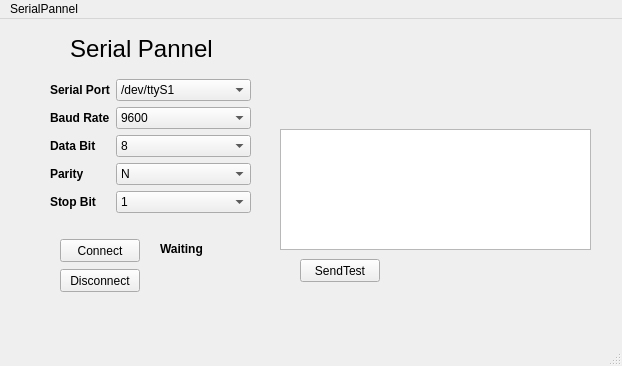
<?xml version="1.0" encoding="UTF-8"?>
<ui version="4.0">
 <class>MainWindow</class>
 <widget class="QMainWindow" name="MainWindow">
  <property name="geometry">
   <rect>
    <x>0</x>
    <y>0</y>
    <width>622</width>
    <height>366</height>
   </rect>
  </property>
  <property name="windowTitle">
   <string>MainWindow</string>
  </property>
  <widget class="QWidget" name="centralwidget">
   <widget class="QLabel" name="title">
    <property name="geometry">
     <rect>
      <x>70</x>
      <y>10</y>
      <width>161</width>
      <height>41</height>
     </rect>
    </property>
    <property name="text">
     <string>&lt;html&gt;&lt;head/&gt;&lt;body&gt;&lt;p&gt;&lt;span style=&quot; font-size:18pt;&quot;&gt;Serial Pannel&lt;/span&gt;&lt;/p&gt;&lt;/body&gt;&lt;/html&gt;</string>
    </property>
    <property name="textFormat">
     <enum>Qt::AutoText</enum>
    </property>
    <property name="scaledContents">
     <bool>false</bool>
    </property>
   </widget>
   <widget class="QPushButton" name="pushButton">
    <property name="geometry">
     <rect>
      <x>60</x>
      <y>220</y>
      <width>80</width>
      <height>23</height>
     </rect>
    </property>
    <property name="text">
     <string>Connect</string>
    </property>
   </widget>
   <widget class="QLabel" name="waitinglabel">
    <property name="geometry">
     <rect>
      <x>160</x>
      <y>220</y>
      <width>81</width>
      <height>21</height>
     </rect>
    </property>
    <property name="text">
     <string>&lt;html&gt;&lt;head/&gt;&lt;body&gt;&lt;p&gt;&lt;span style=&quot; font-weight:600;&quot;&gt;Waiting&lt;/span&gt;&lt;/p&gt;&lt;/body&gt;&lt;/html&gt;</string>
    </property>
   </widget>
   <widget class="QWidget" name="led_widget" native="true">
    <property name="geometry">
     <rect>
      <x>280</x>
      <y>60</y>
      <width>311</width>
      <height>41</height>
     </rect>
    </property>
   </widget>
   <widget class="QTextEdit" name="serial_message">
    <property name="geometry">
     <rect>
      <x>280</x>
      <y>110</y>
      <width>311</width>
      <height>121</height>
     </rect>
    </property>
   </widget>
   <widget class="QPushButton" name="pushButton_2">
    <property name="geometry">
     <rect>
      <x>60</x>
      <y>250</y>
      <width>80</width>
      <height>23</height>
     </rect>
    </property>
    <property name="text">
     <string>Disconnect</string>
    </property>
   </widget>
   <widget class="QPushButton" name="pushButton_3">
    <property name="geometry">
     <rect>
      <x>300</x>
      <y>240</y>
      <width>80</width>
      <height>23</height>
     </rect>
    </property>
    <property name="text">
     <string>SendTest</string>
    </property>
   </widget>
   <widget class="QWidget" name="">
    <property name="geometry">
     <rect>
      <x>50</x>
      <y>60</y>
      <width>201</width>
      <height>151</height>
     </rect>
    </property>
    <layout class="QFormLayout" name="formLayout">
     <item row="0" column="0">
      <widget class="QLabel" name="title_2">
       <property name="text">
        <string>&lt;html&gt;&lt;head/&gt;&lt;body&gt;&lt;p&gt;&lt;span style=&quot; font-weight:600;&quot;&gt;Serial Port&lt;/span&gt;&lt;/p&gt;&lt;/body&gt;&lt;/html&gt;</string>
       </property>
      </widget>
     </item>
     <item row="0" column="1">
      <widget class="QComboBox" name="serial_port">
       <item>
        <property name="text">
         <string>/dev/ttyS1</string>
        </property>
       </item>
      </widget>
     </item>
     <item row="1" column="0">
      <widget class="QLabel" name="title_3">
       <property name="text">
        <string>&lt;html&gt;&lt;head/&gt;&lt;body&gt;&lt;p&gt;&lt;span style=&quot; font-weight:600;&quot;&gt;Baud Rate&lt;/span&gt;&lt;/p&gt;&lt;/body&gt;&lt;/html&gt;</string>
       </property>
      </widget>
     </item>
     <item row="1" column="1">
      <widget class="QComboBox" name="baud_rate">
       <property name="currentIndex">
        <number>1</number>
       </property>
       <item>
        <property name="text">
         <string>4800</string>
        </property>
       </item>
       <item>
        <property name="text">
         <string>9600</string>
        </property>
       </item>
       <item>
        <property name="text">
         <string>14400</string>
        </property>
       </item>
       <item>
        <property name="text">
         <string>19200</string>
        </property>
       </item>
       <item>
        <property name="text">
         <string>38400</string>
        </property>
       </item>
       <item>
        <property name="text">
         <string>56000</string>
        </property>
       </item>
       <item>
        <property name="text">
         <string>57600</string>
        </property>
       </item>
       <item>
        <property name="text">
         <string>115200</string>
        </property>
       </item>
      </widget>
     </item>
     <item row="2" column="0">
      <widget class="QLabel" name="title_4">
       <property name="text">
        <string>&lt;html&gt;&lt;head/&gt;&lt;body&gt;&lt;p&gt;&lt;span style=&quot; font-weight:600;&quot;&gt;Data Bit&lt;/span&gt;&lt;/p&gt;&lt;/body&gt;&lt;/html&gt;</string>
       </property>
      </widget>
     </item>
     <item row="2" column="1">
      <widget class="QComboBox" name="data_bit">
       <property name="currentText">
        <string>8</string>
       </property>
       <property name="currentIndex">
        <number>3</number>
       </property>
       <item>
        <property name="text">
         <string>5</string>
        </property>
       </item>
       <item>
        <property name="text">
         <string>6</string>
        </property>
       </item>
       <item>
        <property name="text">
         <string>7</string>
        </property>
       </item>
       <item>
        <property name="text">
         <string>8</string>
        </property>
       </item>
      </widget>
     </item>
     <item row="3" column="0">
      <widget class="QLabel" name="title_5">
       <property name="text">
        <string>&lt;html&gt;&lt;head/&gt;&lt;body&gt;&lt;p&gt;&lt;span style=&quot; font-weight:600;&quot;&gt;Parity&lt;/span&gt;&lt;/p&gt;&lt;/body&gt;&lt;/html&gt;</string>
       </property>
      </widget>
     </item>
     <item row="3" column="1">
      <widget class="QComboBox" name="parity">
       <item>
        <property name="text">
         <string>N</string>
        </property>
       </item>
       <item>
        <property name="text">
         <string>E</string>
        </property>
       </item>
       <item>
        <property name="text">
         <string>O</string>
        </property>
       </item>
      </widget>
     </item>
     <item row="4" column="0">
      <widget class="QLabel" name="title_6">
       <property name="text">
        <string>&lt;html&gt;&lt;head/&gt;&lt;body&gt;&lt;p&gt;&lt;span style=&quot; font-weight:600;&quot;&gt;Stop Bit&lt;/span&gt;&lt;/p&gt;&lt;/body&gt;&lt;/html&gt;</string>
       </property>
      </widget>
     </item>
     <item row="4" column="1">
      <widget class="QComboBox" name="stop_bit">
       <item>
        <property name="text">
         <string>1</string>
        </property>
       </item>
       <item>
        <property name="text">
         <string>1.5</string>
        </property>
       </item>
       <item>
        <property name="text">
         <string>2</string>
        </property>
       </item>
      </widget>
     </item>
    </layout>
   </widget>
  </widget>
  <widget class="QMenuBar" name="menubar">
   <property name="geometry">
    <rect>
     <x>0</x>
     <y>0</y>
     <width>622</width>
     <height>20</height>
    </rect>
   </property>
   <widget class="QMenu" name="menuSerialPannel">
    <property name="title">
     <string>SerialPannel</string>
    </property>
   </widget>
   <addaction name="menuSerialPannel"/>
  </widget>
  <widget class="QStatusBar" name="statusbar"/>
 </widget>
 <resources/>
 <connections>
  <connection>
   <sender>pushButton</sender>
   <signal>clicked()</signal>
   <receiver>MainWindow</receiver>
   <slot>serial_connect()</slot>
   <hints>
    <hint type="sourcelabel">
     <x>128</x>
     <y>248</y>
    </hint>
    <hint type="destinationlabel">
     <x>63</x>
     <y>249</y>
    </hint>
   </hints>
  </connection>
  <connection>
   <sender>pushButton_2</sender>
   <signal>clicked()</signal>
   <receiver>MainWindow</receiver>
   <slot>serial_disconnect()</slot>
   <hints>
    <hint type="sourcelabel">
     <x>103</x>
     <y>286</y>
    </hint>
    <hint type="destinationlabel">
     <x>25</x>
     <y>298</y>
    </hint>
   </hints>
  </connection>
  <connection>
   <sender>pushButton_3</sender>
   <signal>clicked()</signal>
   <receiver>MainWindow</receiver>
   <slot>send_test()</slot>
   <hints>
    <hint type="sourcelabel">
     <x>330</x>
     <y>271</y>
    </hint>
    <hint type="destinationlabel">
     <x>277</x>
     <y>280</y>
    </hint>
   </hints>
  </connection>
 </connections>
 <slots>
  <slot>serial_connect()</slot>
  <slot>serial_disconnect()</slot>
  <slot>send_test()</slot>
 </slots>
</ui>
